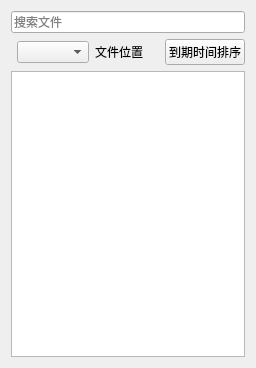
<?xml version="1.0" encoding="UTF-8"?>
<ui version="4.0">
 <class>WSchedule</class>
 <widget class="QWidget" name="WSchedule">
  <property name="geometry">
   <rect>
    <x>0</x>
    <y>0</y>
    <width>256</width>
    <height>368</height>
   </rect>
  </property>
  <property name="windowTitle">
   <string/>
  </property>
  <layout class="QGridLayout" name="gridLayout">
   <item row="0" column="0">
    <layout class="QVBoxLayout" name="verticalLayout" stretch="1,1,14">
     <item>
      <widget class="QLineEdit" name="searchLineEdit">
       <property name="sizePolicy">
        <sizepolicy hsizetype="Expanding" vsizetype="Expanding">
         <horstretch>0</horstretch>
         <verstretch>0</verstretch>
        </sizepolicy>
       </property>
       <property name="text">
        <string/>
       </property>
       <property name="placeholderText">
        <string>搜索文件</string>
       </property>
      </widget>
     </item>
     <item>
      <layout class="QHBoxLayout" name="horizontalLayout" stretch="1,4,4">
       <property name="spacing">
        <number>6</number>
       </property>
       <property name="leftMargin">
        <number>6</number>
       </property>
       <item>
        <widget class="QComboBox" name="comboBox">
         <property name="sizePolicy">
          <sizepolicy hsizetype="Preferred" vsizetype="Fixed">
           <horstretch>0</horstretch>
           <verstretch>0</verstretch>
          </sizepolicy>
         </property>
        </widget>
       </item>
       <item>
        <widget class="QLabel" name="label">
         <property name="text">
          <string>文件位置</string>
         </property>
        </widget>
       </item>
       <item>
        <widget class="QPushButton" name="pushButton">
         <property name="text">
          <string>到期时间排序</string>
         </property>
        </widget>
       </item>
      </layout>
     </item>
     <item>
      <widget class="QListWidget" name="listWidget"/>
     </item>
    </layout>
   </item>
  </layout>
 </widget>
 <resources/>
 <connections/>
</ui>
